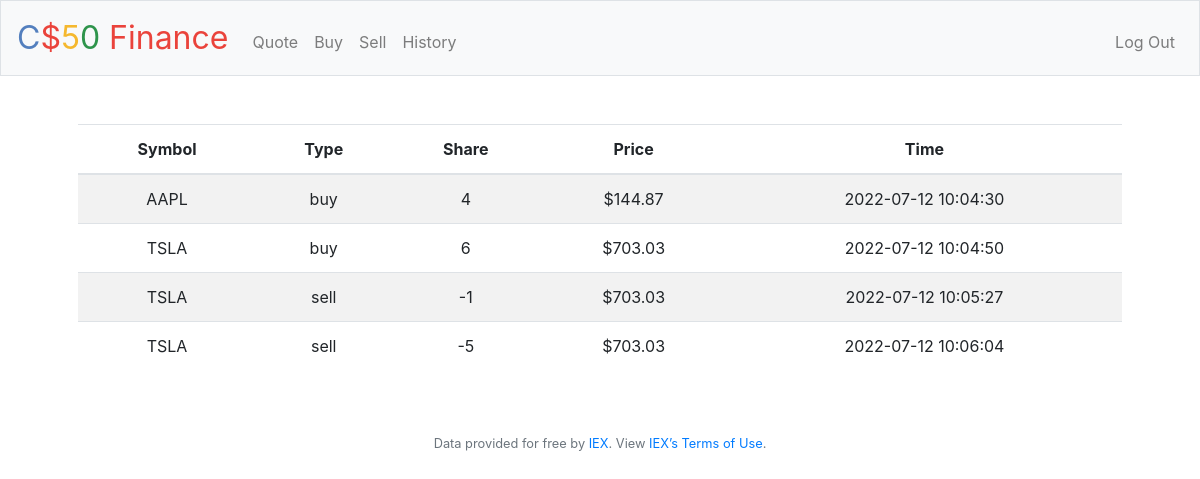
Screenshot of /history (signed in) with the database file from the repository.
### tables this page shows
CREATE TABLE transactions( id INTEGER PRIMARY KEY AUTOINCREMENT, user_id INTEGER NOT NULL,name TEXT NOT NULL,share INTEGER NOT NULL,price NUMERIC NOT NULL,type TEXT NOT NULL,symbol TEXT NOT NULL,time TIMESTAMP DEFAULT CURRENT_TIMESTAMP,FOREIGN KEY(user_id) REFERENCES users(id));

### application.py (the view)
@app.route("/history")
@login_required
def history():
    user_id=session["user_id"]
    transactions=db.execute("SELECT type,symbol,price,share,time FROM transactions WHERE user_id=?",user_id)
    return render_template("history.html",transactions=transactions,usd=usd)

### application.py (called while the page is built)
@app.after_request
def after_request(response):
    response.headers["Cache-Control"] = "no-cache, no-store, must-revalidate"
    response.headers["Expires"] = 0
    response.headers["Pragma"] = "no-cache"
    return response

### helpers.py (called while the page is built)
def login_required(f):
    @wraps(f)
    def decorated_function(*args, **kwargs):
        if session.get("user_id") is None:
            return redirect("/login")
        return f(*args, **kwargs)
    return decorated_function

def usd(value):
    return f"${value:,.2f}"

### templates/history.html (shortened to what this page needs)
{% extends "layout.html" %}
{% block main %}
    <table class="table table-striped">
        <thead>
            <tr>
                <th>Symbol</th>
                <th>Type</th>
                <th>Share</th>
                <th>Price</th>
                <th>Time</th>
            </tr>
        </thead>
        <tbody>
            {%for transaction in transactions%}
            <tr>
                <td>{{ transaction["symbol"].upper() }}</td>
                <td>{{ transaction["type"] }}</td>
                <td>{{ transaction["share"] }}</td>
                <td>{{ usd(transaction["price"]) }}</td>
                <td>{{ transaction["time"] }}</td>
            </tr>
            {%endfor%}
        </tbody>
    </table>
{% endblock %}

### rows the page displays
transactions: price "$144.87"
transactions: price "$703.03"
transactions: price "$703.03"
transactions: price "$703.03"
